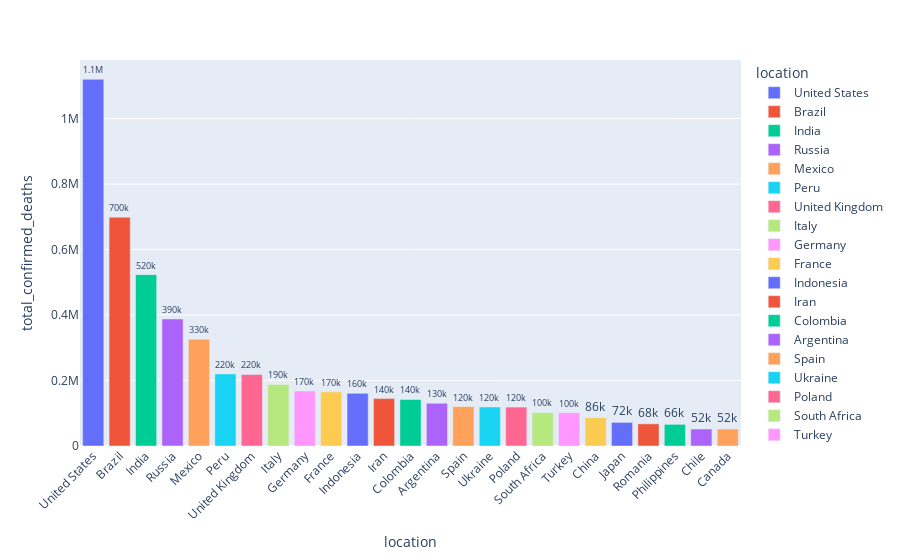

The notebook cell saved with this chart:
### Code cell
fig = px.bar(
    df_country_deaths.head(25), # .head(25) takes the 25 countries with the most deaths 
    y='total_confirmed_deaths', # Use deaths for the y axis
    x='location', # Use the location for the x axis 
    text='total_confirmed_deaths', # Display total confirmed deaths
    color='location' # Apply the same color for bars that belong to the same continent
)
# Put bar total value above bars with 2 valuetotal_confirmed_deathss of precision
fig.update_traces(texttemplate='%{text:.2s}', textposition='outside')

# Set fontsize and uniformtext_mode='hide' to hide the text if it won't fit
fig.update_layout(uniformtext_minsize=8)

# Rotate labels 45 degrees (gives the country labels a sloped angle)
fig.update_layout(xaxis_tickangle=-45)
fig

### Figure 1 — Plotly figure (JSON) as saved in the notebook; plotly's stock layout.template omitted (floating-point values rounded to 4 significant figures)
{"data": [{"alignmentgroup": "True", "hovertemplate": "location=%{x}<br>total_confirmed_deaths=%{text}<extra></extra>", "legendgroup": "United States", "marker": {"color": "#636efa", "pattern": {"shape": ""}}, "name": "United States", "offsetgroup": "United States", "orientation": "v", "showlegend": true, "text": [1120056], "textposition": "outside", "texttemplate": "%{text:.2s}", "type": "bar", "x": ["United States"], "xaxis": "x", "y": [1120056], "yaxis": "y"}, {"alignmentgroup": "True", "hovertemplate": "location=%{x}<br>total_confirmed_deaths=%{text}<extra></extra>", "legendgroup": "Brazil", "marker": {"color": "#EF553B", "pattern": {"shape": ""}}, "name": "Brazil", "offsetgroup": "Brazil", "orientation": "v", "showlegend": true, "text": [699054], "textposition": "outside", "texttemplate": "%{text:.2s}", "type": "bar", "x": ["Brazil"], "xaxis": "x", "y": [699054], "yaxis": "y"}, {"alignmentgroup": "True", "hovertemplate": "location=%{x}<br>total_confirmed_deaths=%{text}<extra></extra>", "legendgroup": "India", "marker": {"color": "#00cc96", "pattern": {"shape": ""}}, "name": "India", "offsetgroup": "India", "orientation": "v", "showlegend": true, "text": [523391], "textposition": "outside", "texttemplate": "%{text:.2s}", "type": "bar", "x": ["India"], "xaxis": "x", "y": [523391], "yaxis": "y"}, {"alignmentgroup": "True", "hovertemplate": "location=%{x}<br>total_confirmed_deaths=%{text}<extra></extra>", "legendgroup": "Russia", "marker": {"color": "#ab63fa", "pattern": {"shape": ""}}, "name": "Russia", "offsetgroup": "Russia", "orientation": "v", "showlegend": true, "text": [388000], "textposition": "outside", "texttemplate": "%{text:.2s}", "type": "bar", "x": ["Russia"], "xaxis": "x", "y": [388000], "yaxis": "y"}, {"alignmentgroup": "True", "hovertemplate": "location=%{x}<br>total_confirmed_deaths=%{text}<extra></extra>", "legendgroup": "Mexico", "marker": {"color": "#FFA15A", "pattern": {"shape": ""}}, "name": "Mexico", "offsetgroup": "Mexico", "orientation": "v", "showlegend": true, "text": [325918], "textposition": "outside", "texttemplate": "%{text:.2s}", "type": "bar", "x": ["Mexico"], "xaxis": "x", "y": [325918], "yaxis": "y"}, {"alignmentgroup": "True", "hovertemplate": "location=%{x}<br>total_confirmed_deaths=%{text}<extra></extra>", "legendgroup": "Peru", "marker": {"color": "#19d3f3", "pattern": {"shape": ""}}, "name": "Peru", "offsetgroup": "Peru", "orientation": "v", "showlegend": true, "text": [220222], "textposition": "outside", "texttemplate": "%{text:.2s}", "type": "bar", "x": ["Peru"], "xaxis": "x", "y": [220222], "yaxis": "y"}, {"alignmentgroup": "True", "hovertemplate": "location=%{x}<br>total_confirmed_deaths=%{text}<extra></extra>", "legendgroup": "United Kingdom", "marker": {"color": "#FF6692", "pattern": {"shape": ""}}, "name": "United Kingdom", "offsetgroup": "United Kingdom", "orientation": "v", "showlegend": true, "text": [218344], "textposition": "outside", "texttemplate": "%{text:.2s}", "type": "bar", "x": ["United Kingdom"], "xaxis": "x", "y": [218344], "yaxis": "y"}, {"alignmentgroup": "True", "hovertemplate": "location=%{x}<br>total_confirmed_deaths=%{text}<extra></extra>", "legendgroup": "Italy", "marker": {"color": "#B6E880", "pattern": {"shape": ""}}, "name": "Italy", "offsetgroup": "Italy", "orientation": "v", "showlegend": true, "text": [188125], "textposition": "outside", "texttemplate": "%{text:.2s}", "type": "bar", "x": ["Italy"], "xaxis": "x", "y": [188125], "yaxis": "y"}, {"alignmentgroup": "True", "hovertemplate": "location=%{x}<br>total_confirmed_deaths=%{text}<extra></extra>", "legendgroup": "Germany", "marker": {"color": "#FF97FF", "pattern": {"shape": ""}}, "name": "Germany", "offsetgroup": "Germany", "orientation": "v", "showlegend": true, "text": [167821], "textposition": "outside", "texttemplate": "%{text:.2s}", "type": "bar", "x": ["Germany"], "xaxis": "x", "y": [167821], "yaxis": "y"}, {"alignmentgroup": "True", "hovertemplate": "location=%{x}<br>total_confirmed_deaths=%{text}<extra></extra>", "legendgroup": "France", "marker": {"color": "#FECB52", "pattern": {"shape": ""}}, "name": "France", "offsetgroup": "France", "orientation": "v", "showlegend": true, "text": [165355], "textposition": "outside", "texttemplate": "%{text:.2s}", "type": "bar", "x": ["France"], "xaxis": "x", "y": [165355], "yaxis": "y"}, {"alignmentgroup": "True", "hovertemplate": "location=%{x}<br>total_confirmed_deaths=%{text}<extra></extra>", "legendgroup": "Indonesia", "marker": {"color": "#636efa", "pattern": {"shape": ""}}, "name": "Indonesia", "offsetgroup": "Indonesia", "orientation": "v", "showlegend": true, "text": [160902], "textposition": "outside", "texttemplate": "%{text:.2s}", "type": "bar", "x": ["Indonesia"], "xaxis": "x", "y": [160902], "yaxis": "y"}, {"alignmentgroup": "True", "hovertemplate": "location=%{x}<br>total_confirmed_deaths=%{text}<extra></extra>", "legendgroup": "Iran", "marker": {"color": "#EF553B", "pattern": {"shape": ""}}, "name": "Iran", "offsetgroup": "Iran", "orientation": "v", "showlegend": true, "text": [144832], "textposition": "outside", "texttemplate": "%{text:.2s}", "type": "bar", "x": ["Iran"], "xaxis": "x", "y": [144832], "yaxis": "y"}, {"alignmentgroup": "True", "hovertemplate": "location=%{x}<br>total_confirmed_deaths=%{text}<extra></extra>", "legendgroup": "Colombia", "marker": {"color": "#00cc96", "pattern": {"shape": ""}}, "name": "Colombia", "offsetgroup": "Colombia", "orientation": "v", "showlegend": true, "text": [142315], "textposition": "outside", "texttemplate": "%{text:.2s}", "type": "bar", "x": ["Colombia"], "xaxis": "x", "y": [142315], "yaxis": "y"}, {"alignmentgroup": "True", "hovertemplate": "location=%{x}<br>total_confirmed_deaths=%{text}<extra></extra>", "legendgroup": "Argentina", "marker": {"color": "#ab63fa", "pattern": {"shape": ""}}, "name": "Argentina", "offsetgroup": "Argentina", "orientation": "v", "showlegend": true, "text": [130458], "textposition": "outside", "texttemplate": "%{text:.2s}", "type": "bar", "x": ["Argentina"], "xaxis": "x", "y": [130458], "yaxis": "y"}, {"alignmentgroup": "True", "hovertemplate": "location=%{x}<br>total_confirmed_deaths=%{text}<extra></extra>", "legendgroup": "Spain", "marker": {"color": "#FFA15A", "pattern": {"shape": ""}}, "name": "Spain", "offsetgroup": "Spain", "orientation": "v", "showlegend": true, "text": [120383], "textposition": "outside", "texttemplate": "%{text:.2s}", "type": "bar", "x": ["Spain"], "xaxis": "x", "y": [120383], "yaxis": "y"}, {"alignmentgroup": "True", "hovertemplate": "location=%{x}<br>total_confirmed_deaths=%{text}<extra></extra>", "legendgroup": "Ukraine", "marker": {"color": "#19d3f3", "pattern": {"shape": ""}}, "name": "Ukraine", "offsetgroup": "Ukraine", "orientation": "v", "showlegend": true, "text": [119145], "textposition": "outside", "texttemplate": "%{text:.2s}", "type": "bar", "x": ["Ukraine"], "xaxis": "x", "y": [119145], "yaxis": "y"}, {"alignmentgroup": "True", "hovertemplate": "location=%{x}<br>total_confirmed_deaths=%{text}<extra></extra>", "legendgroup": "Poland", "marker": {"color": "#FF6692", "pattern": {"shape": ""}}, "name": "Poland", "offsetgroup": "Poland", "orientation": "v", "showlegend": true, "text": [118860], "textposition": "outside", "texttemplate": "%{text:.2s}", "type": "bar", "x": ["Poland"], "xaxis": "x", "y": [118860], "yaxis": "y"}, {"alignmentgroup": "True", "hovertemplate": "location=%{x}<br>total_confirmed_deaths=%{text}<extra></extra>", "legendgroup": "South Africa", "marker": {"color": "#B6E880", "pattern": {"shape": ""}}, "name": "South Africa", "offsetgroup": "South Africa", "orientation": "v", "showlegend": true, "text": [102272], "textposition": "outside", "texttemplate": "%{text:.2s}", "type": "bar", "x": ["South Africa"], "xaxis": "x", "y": [102272], "yaxis": "y"}, {"alignmentgroup": "True", "hovertemplate": "location=%{x}<br>total_confirmed_deaths=%{text}<extra></extra>", "legendgroup": "Turkey", "marker": {"color": "#FF97FF", "pattern": {"shape": ""}}, "name": "Turkey", "offsetgroup": "Turkey", "orientation": "v", "showlegend": true, "text": [101492], "textposition": "outside", "texttemplate": "%{text:.2s}", "type": "bar", "x": ["Turkey"], "xaxis": "x", "y": [101492], "yaxis": "y"}, {"alignmentgroup": "True", "hovertemplate": "location=%{x}<br>total_confirmed_deaths=%{text}<extra></extra>", "legendgroup": "China", "marker": {"color": "#FECB52", "pattern": {"shape": ""}}, "name": "China", "offsetgroup": "China", "orientation": "v", "showlegend": true, "text": [86479], "textposition": "outside", "texttemplate": "%{text:.2s}", "type": "bar", "x": ["China"], "xaxis": "x", "y": [86479], "yaxis": "y"}, {"alignmentgroup": "True", "hovertemplate": "location=%{x}<br>total_confirmed_deaths=%{text}<extra></extra>", "legendgroup": "Japan", "marker": {"color": "#636efa", "pattern": {"shape": ""}}, "name": "Japan", "offsetgroup": "Japan", "orientation": "v", "showlegend": true, "text": [72152], "textposition": "outside", "texttemplate": "%{text:.2s}", "type": "bar", "x": ["Japan"], "xaxis": "x", "y": [72152], "yaxis": "y"}, {"alignmentgroup": "True", "hovertemplate": "location=%{x}<br>total_confirmed_deaths=%{text}<extra></extra>", "legendgroup": "Romania", "marker": {"color": "#EF553B", "pattern": {"shape": ""}}, "name": "Romania", "offsetgroup": "Romania", "orientation": "v", "showlegend": true, "text": [67675], "textposition": "outside", "texttemplate": "%{text:.2s}", "type": "bar", "x": ["Romania"], "xaxis": "x", "y": [67675], "yaxis": "y"}, {"alignmentgroup": "True", "hovertemplate": "location=%{x}<br>total_confirmed_deaths=%{text}<extra></extra>", "legendgroup": "Philippines", "marker": {"color": "#00cc96", "pattern": {"shape": ""}}, "name": "Philippines", "offsetgroup": "Philippines", "orientation": "v", "showlegend": true, "text": [66084], "textposition": "outside", "texttemplate": "%{text:.2s}", "type": "bar", "x": ["Philippines"], "xaxis": "x", "y": [66084], "yaxis": "y"}, {"alignmentgroup": "True", "hovertemplate": "location=%{x}<br>total_confirmed_deaths=%{text}<extra></extra>", "legendgroup": "Chile", "marker": {"color": "#ab63fa", "pattern": {"shape": ""}}, "name": "Chile", "offsetgroup": "Chile", "orientation": "v", "showlegend": true, "text": [51854], "textposition": "outside", "texttemplate": "%{text:.2s}", "type": "bar", "x": ["Chile"], "xaxis": "x", "y": [51854], "yaxis": "y"}, {"alignmentgroup": "True", "hovertemplate": "location=%{x}<br>total_confirmed_deaths=%{text}<extra></extra>", "legendgroup": "Canada", "marker": {"color": "#FFA15A", "pattern": {"shape": ""}}, "name": "Canada", "offsetgroup": "Canada", "orientation": "v", "showlegend": true, "text": [51728], "textposition": "outside", "texttemplate": "%{text:.2s}", "type": "bar", "x": ["Canada"], "xaxis": "x", "y": [51728], "yaxis": "y"}], "layout": {"barmode": "relative", "legend": {"title": {"text": "location"}, "tracegroupgap": 0}, "margin": {"t": 60}, "uniformtext": {"minsize": 8}, "xaxis": {"anchor": "y", "categoryarray": ["United States", "Brazil", "India", "Russia", "Mexico", "Peru", "United Kingdom", "Italy", "Germany", "France", "Indonesia", "Iran", "Colombia", "Argentina", "Spain", "Ukraine", "Poland", "South Africa", "Turkey", "China", "Japan", "Romania", "Philippines", "Chile", "Canada"], "categoryorder": "array", "domain": [0, 1], "tickangle": -45, "title": {"text": "location"}}, "yaxis": {"anchor": "x", "domain": [0, 1], "title": {"text": "total_confirmed_deaths"}}}}
